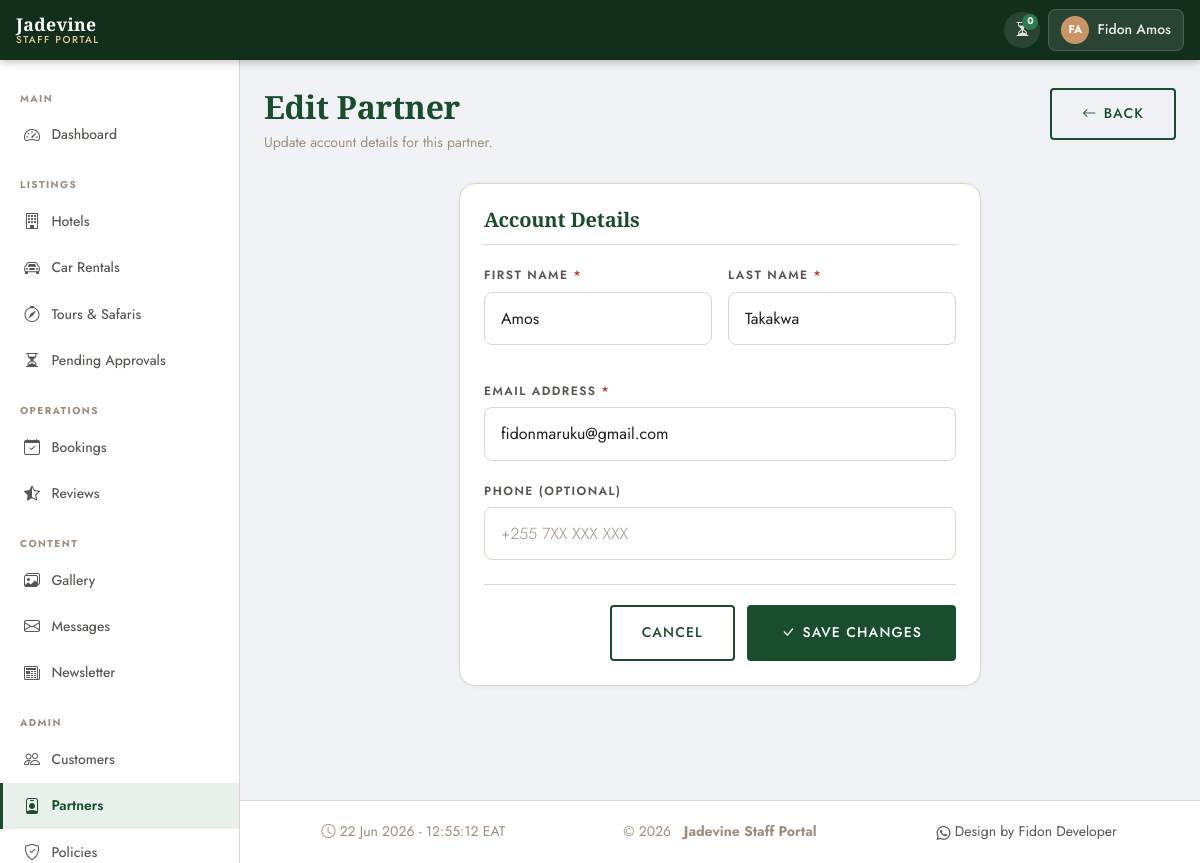
The app's page /portal/mini-admins/21/edit/ (signed in) with its own data.
### apps/accounts/models.py (models this page shows, shortened)
class CustomUser(AbstractUser):
    LANGUAGE_CHOICES = [
        ('en', 'English'),
        ('fr', 'Français'),
        ('ru', 'Русский'),
    ]
    phone = models.CharField(
        max_length=20,
        blank=True,
        null=True,
        verbose_name=_('Phone Number'),
    )
    nationality = models.CharField(
        max_length=100,
        blank=True,
        null=True,
        verbose_name=_('Nationality'),
    )
    preferred_language = models.CharField(
        max_length=5,
        choices=LANGUAGE_CHOICES,
        default='en',
        verbose_name=_('Preferred Language'),
    )
    profile_photo = models.ImageField(
        upload_to='profiles/',
        blank=True,
        null=True,
        verbose_name=_('Profile Photo'),
    )
    class Meta:
        verbose_name = _('User')
        verbose_name_plural = _('Users')

### apps/portal/views/miniadmins.py (the view, shortened to what this page needs)
# urls.py: path('mini-admins/<int:pk>/edit/', PortalMiniAdminEditView.as_view(), name='miniadmin_edit'),
class PortalMiniAdminEditView(SuperAdminRequiredMixin, View):
    template_name = 'portal/portal_miniadmin_form.html'
    def get(self, request, pk):
        user = _get_miniadmin(pk)
        return render(request, self.template_name, {
            'form': MiniAdminEditForm(instance=user),
            'partner': user,
            'is_edit': True,
        })

### templates/portal/portal_miniadmin_form.html (shortened to what this page needs)
{% extends "portal/portal_base.html" %}
{% load i18n static %}
{% block nav_miniadmins %}active{% endblock %}
{% block page_title %}
  {% if is_edit %}{% trans "Edit Partner" %}{% else %}{% trans "Add Partner" %}{% endif %}
{% endblock %}
{% block page_subtitle %}
<p class="portal-page-subtitle">
  {% if is_edit %}
    {% trans "Update account details for this partner." %}
  {% else %}
    {% trans "Create a new mini-admin partner account. A welcome email will be sent automatically." %}
  {% endif %}
</p>
{% endblock %}
{% block page_actions %}
<a href="{% if is_edit %}{% url 'portal:miniadmin_detail' partner.pk %}{% else %}{% url 'portal:miniadmin_list' %}{% endif %}"
   class="btn-outline-jd"
   style="display:inline-flex;align-items:center;gap:0.4rem;">
  <i class="bi bi-arrow-left"></i> {% trans "Back" %}
</a>
{% endblock %}
{% block extra_css %}
<link rel="stylesheet" href="{% static 'css/portal/portal_miniadmins.css' %}">
{% endblock %}
{% block content %}
<div class="row justify-content-center">
  <div class="col-lg-7">
    <div class="portal-card">
      <div class="portal-card-header">
        <h2 class="portal-card-title">
          {% if is_edit %}{% trans "Account Details" %}{% else %}{% trans "New Partner Account" %}{% endif %}
        </h2>
      </div>
      <form method="post">
        <div class="portal-field-row portal-field-row--2">
          <div class="jd-form-group">
            <label class="jd-label" for="{{ form.first_name.id_for_label }}">
              {{ form.first_name.label }}
              <span style="color:var(--color-danger);">*</span>
            </label>
            {{ form.first_name }}
          </div>
          <div class="jd-form-group">
            <label class="jd-label" for="{{ form.last_name.id_for_label }}">
              {{ form.last_name.label }}
              <span style="color:var(--color-danger);">*</span>
            </label>
            {{ form.last_name }}
          </div>
        </div>
        <div class="jd-form-group">
          <label class="jd-label" for="{{ form.email.id_for_label }}">
            {{ form.email.label }}
            <span style="color:var(--color-danger);">*</span>
          </label>
          {{ form.email }}
        </div>
        {% if is_edit %}
        <div class="jd-form-group">
          <label class="jd-label" for="{{ form.phone.id_for_label }}">
            {{ form.phone.label }}
          </label>
          {{ form.phone }}
        </div>
        {% endif %}
        <div style="display:flex;justify-content:flex-end;gap:0.75rem;
                    margin-top:1.5rem;padding-top:1.25rem;
                    border-top:1px solid var(--color-border);">
          <a href="{% if is_edit %}{% url 'portal:miniadmin_detail' partner.pk %}{% else %}{% url 'portal:miniadmin_list' %}{% endif %}"
             class="btn-outline-jd">
            {% trans "Cancel" %}
          </a>
          <button type="submit" class="btn-primary-jd"
                  style="display:inline-flex;align-items:center;gap:0.4rem;">
            <i class="bi bi-check-lg"></i>
            {% if is_edit %}{% trans "Save Changes" %}{% else %}{% trans "Create Partner" %}{% endif %}
          </button>
        </div>
      </form>
    </div>
  </div>
</div>
{% endblock %}

### templates/portal/portal_base.html (shortened to what this page needs)
{% load static i18n %}
<!DOCTYPE html>
<html lang="en">
<head>
  <link rel="stylesheet"
        href="https://cdn.jsdelivr.net/npm/bootstrap@5.3.3/dist/css/bootstrap.min.css">
  <link rel="stylesheet"
        href="https://cdn.jsdelivr.net/npm/bootstrap-icons@1.11.3/font/bootstrap-icons.min.css">
  <link rel="stylesheet"
        href="https://cdn.datatables.net/1.13.8/css/dataTables.bootstrap5.min.css">
  <link rel="stylesheet"
        href="https://cdn.datatables.net/buttons/2.4.2/css/buttons.bootstrap5.min.css">
  <link rel="stylesheet" href="{% static 'css/main.css' %}">
  <link rel="stylesheet" href="{% static 'css/portal/portal_base.css' %}">
  {% block extra_css %}{% endblock %}
</head>
<body class="portal-body {% block body_class %}{% endblock %}">
<header class="portal-topbar">
  <a href="{% url 'portal:dashboard' %}" class="portal-topbar-brand">
    <span class="brand-name">Jadevine</span>
    <span class="brand-sub">{% trans "Staff Portal" %}</span>
  </a>
  <div class="portal-topbar-right">
    {% if not mini_admin %}
    <a href="{% url 'portal:dashboard' %}#pending"
       class="portal-topbar-badge {% if pending_total == 0 %}portal-topbar-badge--zero{% endif %}"
       title="{% trans 'Pending approvals' %}">
      <i class="bi bi-hourglass-split"></i>
      <span class="pending-count-badge">{{ pending_total }}</span>
    </a>
    {% endif %}
    <div class="portal-user-dropdown dropdown">
      <button class="portal-user-btn dropdown-toggle"
              data-bs-toggle="dropdown"
              aria-expanded="false">
        <span class="portal-user-avatar">
          {{ request.user.first_name|first|upper }}{{ request.user.last_name|first|upper }}
        </span>
        <span class="portal-user-name d-none d-md-inline">
          {{ request.user.get_full_name|default:request.user.username }}
        </span>
      </button>
    </div>
  </div>
</header>
<div class="portal-layout">
  <aside class="portal-sidebar" id="portalSidebar">
    <nav class="portal-nav">
      <div class="portal-nav-section">
        <span class="portal-nav-label">{% trans "Main" %}</span>
        <a href="{% url 'portal:dashboard' %}"
           class="portal-nav-link {% block nav_dashboard %}{% endblock %}">
          <i class="bi bi-speedometer2"></i>
          <span>{% trans "Dashboard" %}</span>
        </a>
      </div>
      <div class="portal-nav-section">
        <span class="portal-nav-label">{% trans "Listings" %}</span>
        <a href="{% url 'portal:hotel_list' %}"
           class="portal-nav-link {% block nav_hotels %}{% endblock %}">
          <i class="bi bi-building"></i>
          <span>{% trans "Hotels" %}</span>
        </a>
        <a href="{% url 'portal:car_list' %}"
           class="portal-nav-link {% block nav_cars %}{% endblock %}">
          <i class="bi bi-car-front"></i>
          <span>{% trans "Car Rentals" %}</span>
        </a>
        {% if not mini_admin %}
        <a href="{% url 'portal:tour_list' %}"
           class="portal-nav-link {% block nav_tours %}{% endblock %}">
          <i class="bi bi-compass"></i>
          <span>{% trans "Tours &amp; Safaris" %}</span>
        </a>
        {% endif %}
        {% if not mini_admin %}
        <a href="{% url 'portal:pending_hotels' %}"
           class="portal-nav-link {% block nav_pending %}{% endblock %}">
          <i class="bi bi-hourglass-split"></i>
          <span>{% trans "Pending Approvals" %}</span>
        </a>
        {% endif %}
      </div>
      <div class="portal-nav-section">
        <span class="portal-nav-label">{% trans "Operations" %}</span>
        <a href="{% url 'portal:booking_list' %}"
           class="portal-nav-link {% block nav_bookings %}{% endblock %}">
          <i class="bi bi-calendar-check"></i>
          <span>{% trans "Bookings" %}</span>
        </a>
        <a href="{% url 'portal:review_list' %}"
          class="portal-nav-link {% block nav_reviews %}{% endblock %}">
          <i class="bi bi-star-half"></i>
          <span>{% trans "Reviews" %}</span>
        </a>
      </div>
      {% if not mini_admin %}
      <div class="portal-nav-section">
        <span class="portal-nav-label">{% trans "Content" %}</span>
        <a href="{% url 'portal:gallery' %}"
           class="portal-nav-link {% block nav_gallery %}{% endblock %}">
          <i class="bi bi-images"></i>
          <span>{% trans "Gallery" %}</span>
        </a>
        <a href="{% url 'portal:message_list' %}"
           class="portal-nav-link {% block nav_messages %}{% endblock %}">
          <i class="bi bi-envelope"></i>
          <span>{% trans "Messages" %}</span>
        </a>
        <a href="{% url 'portal:newsletter' %}"
           class="portal-nav-link {% block nav_newsletter %}{% endblock %}">
          <i class="bi bi-newspaper"></i>
          <span>{% trans "Newsletter" %}</span>
        </a>
      </div>
      {% endif %}
      {% if not mini_admin %}
      <div class="portal-nav-section">
        <span class="portal-nav-label">{% trans "Admin" %}</span>
        <a href="{% url 'portal:user_list' %}"
           class="portal-nav-link {% block nav_users %}{% endblock %}">
          <i class="bi bi-people"></i>
          <span>{% trans "Customers" %}</span>
        </a>
        <a href="{% url 'portal:miniadmin_list' %}"
           class="portal-nav-link {% block nav_miniadmins %}{% endblock %}">
          <i class="bi bi-person-badge"></i>
          <span>{% trans "Partners" %}</span>
        </a>
        <a href="{% url 'portal:policies' %}"
           class="portal-nav-link {% block nav_policies %}{% endblock %}">
          <i class="bi bi-shield-check"></i>
          <span>{% trans "Policies" %}</span>
        </a>
      </div>
      {% endif %}
    </nav>
  </aside>
  <main class="portal-main">
    {% block page_header %}
    <div class="portal-page-header">
      <div>
        <h1 class="portal-page-title">{% block page_title %}{% endblock %}</h1>
        {% block page_subtitle %}{% endblock %}
      </div>
      <div class="portal-page-actions">
        {% block page_actions %}{% endblock %}
      </div>
    </div>
    {% endblock %}
    <div class="portal-content">
      {% block content %}{% endblock %}
    </div>
  </main>
</div>
<footer class="portal-footer">
  <div class="container-fluid">
    <div class="footer-box">
      <span class="server-time">
        <i class="bi bi-clock"></i>
        <span id="liveClock"></span> EAT
      </span>
    </div>
    <div class="footer-box">
      <span class="copy-year">
        &copy; {% now "Y" %} &nbsp; <strong>Jadevine Staff Portal</strong>
      </span>
    </div>
    <div class="footer-box">
      <nav class="portal-footer-nav">
        <a href="https://wa.me/255713529019" class="footer-link">
          <i class="bi bi-whatsapp"></i> Design by Fidon Developer</a>
      </nav>
    </div>
  </div>
</footer>
</body>
</html>

### records on screen
CustomUser: user.first_name|first "F", user.last_name|first "A", user.get_full_name "Fidon Amos"
CustomUser: first_name "Amos", last_name "Takakwa", email "fidonmaruku@gmail.com"

### other values on screen
{{ pending_total }} "0"
